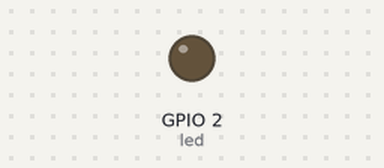
Bench run of a sketch on a simulated ESP32. Shown: output pins drawn as LEDs (lit = HIGH). WiFi joins after 1.5 s; servers stay silent unless stated; what the sketch prints to the serial monitor is not drawn.

Above: at 0.1 s.
At 2.8 s:
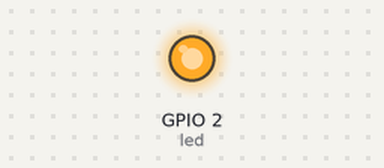
Timing chart, 0 to 4.9 s (numbered marks = the images above):
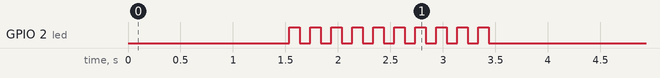

The sketch:

esp32_remote_temp.ino
```cpp
/*
  This application connects to the local wi-fi network and serves a page on request.

  1) Set the wi-fi SSID and Password.
  2) Upload to the ESP32 module
  3) Use a browser on the desktop to connect to either the IP address in the Serial Monitor or http://esp32.local
*/

// libraries for web server
#include <WiFi.h>
#include <WiFiClient.h>
#include <WebServer.h>
#include <ESPmDNS.h>

// libraries for the sensors
#include <OneWire.h>
#include <DallasTemperature.h>

// variables for wireless SSD and password
const char *ssid = "[your network name]";
const char *password = "[your network password]";

// create the server
WebServer server(80);

// using the built in led to flash when a request has been made
const int led = LED_BUILTIN;

// setting up variables for sensor breakout
const uint8_t dataPin = 23;
const uint8_t sensorResolution = 9;
const uint8_t sensorIndex = 0;

OneWire oneWire(dataPin);
DallasTemperature sensors(&oneWire);
DeviceAddress sensorDeviceAddress;

// default web page served
// return string with sensor values
void handleRoot()
{
  digitalWrite(led, 1); // turn on the onboard LED

  sensors.requestTemperatures(); // get the data from the sensor

  // convert the data to human readable values
  String temperatureInCelcius = String(sensors.getTempCByIndex(sensorIndex),2);
  String temperatureInFahrenheit = String(sensors.getTempFByIndex(sensorIndex),2);
  String data = String("hello from esp8266!\ncurrent temp: " + temperatureInFahrenheit + "F / " + temperatureInCelcius + "C");

  // send the data string to the requestor
  server.send(200, "text/plain", data);

  digitalWrite(led, 0); // turn off the onboard LED
}

// print the folowing text when the url is not understood
// this is essentially a 404 - Not Found
void handleNotFound()
{
  digitalWrite(led, 1); // turn the led on

  String message = "File Not Found\n\n";
  message += "URI: ";
  message += server.uri();
  message += "\nMethod: ";
  message += (server.method() == HTTP_GET) ? "GET" : "POST";
  message += "\nArguments: ";
  message += server.args();
  message += "\n";

  // adding each url argument to the message
  // ie: ?a=1&b=2 would add a = 1 and b = 2 to the message
  for (uint8_t i = 0; i < server.args(); i++)
  {
    message += " " + server.argName(i) + ": " + server.arg(i) + "\n";
  }

  server.send(404, "text/plain", message); // http code, content type, text
  digitalWrite(led, 0);                    // turn off led
}

void setup(void) {
  // sensor initialization
  sensors.begin(); // start the sensor
  sensors.getAddress(sensorDeviceAddress, 0); // this is useful if there are multiple sensors
  sensors.setResolution(sensorDeviceAddress,sensorResolution);  // setting how sensitive the returned data is

  pinMode(led, OUTPUT); // set led pin to output
  digitalWrite(led, 0); // turn off led

  Serial.begin(115200); // start the serial port at 115200bps
  WiFi.mode(WIFI_STA);  // turn on wifi
  WiFi.begin(ssid, password);
  Serial.println("");

  // Wait for connection
  while (WiFi.status() != WL_CONNECTED)
  {
    delay(500);
    Serial.print(".");
  }

  // once connected - print ip address to Serial Monitor
  Serial.println("");
  Serial.print("Connected to ");
  Serial.println(ssid);
  Serial.print("IP address: ");
  Serial.println(WiFi.localIP());

  // set a friendly address so the request can be words instead an IP address
  // change esp32 to any string
  if (MDNS.begin("esp32"))
  {
    Serial.println("MDNS responder started");
  }

  // request handlers - depending on the path given, call the function
  server.on("/", handleRoot);
  server.on("/inline", []() { server.send(200, "text/plain", "this works as well"); });
  server.onNotFound(handleNotFound);
  server.begin(); // start the server
  Serial.println("HTTP server started");

  // blink the led a couple of times so we now the unit is ready
  for (int i = 0; i < 10; i++)
  {
    digitalWrite(led, HIGH);
    delay(100);
    digitalWrite(led, LOW);
    delay(100);
  }
}

// hang out and wait for requests
void loop(void)
{
  server.handleClient();
}
```
